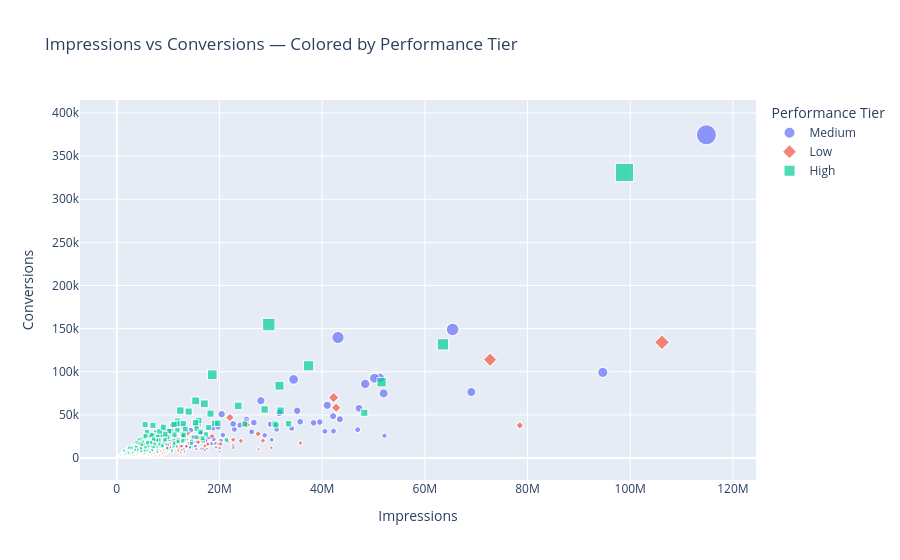
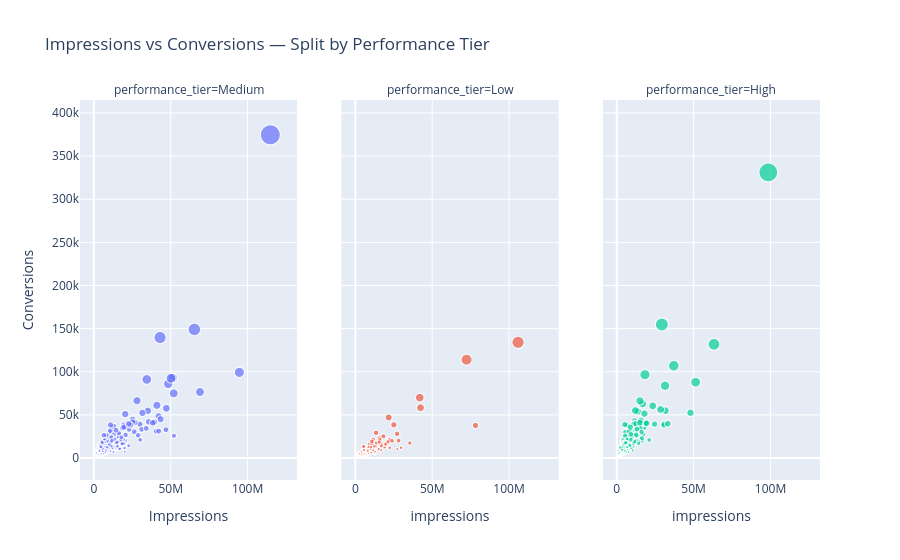
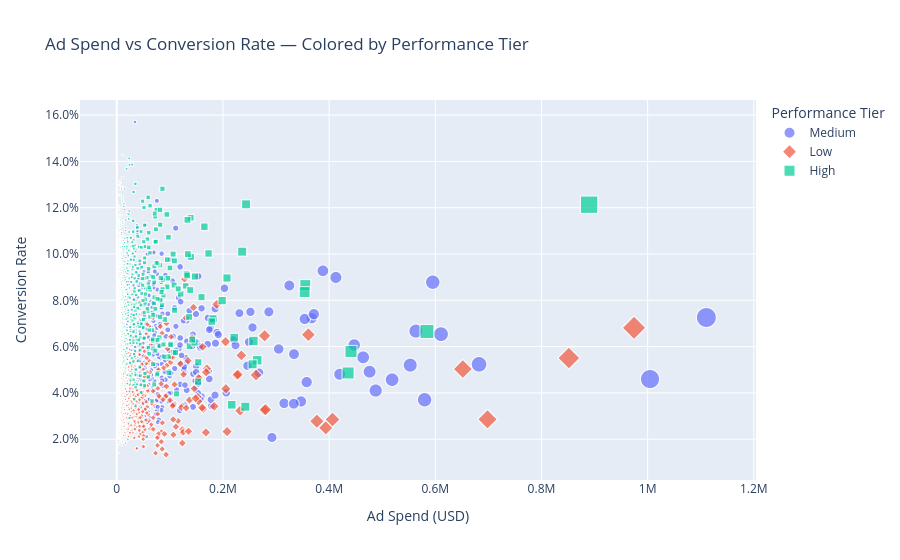

Write notebook code for charts like these, in order.
### Markdown cell above
The tiers seem to have an exponential growth between the tiers where the conversion

### Code cell
import numpy as np
import pandas as pd
import plotly.express as px



# Ensure tier order
tier_order = ['High', 'Medium', 'Low']
ad_df['performance_tier'] = pd.Categorical(ad_df['performance_tier'], categories=tier_order, ordered=True)

# ---------------------------
# 2) (Optional) Tier profiles table
# ---------------------------
tier_profiles = ad_df.groupby('performance_tier').agg({
    'ad_spend': ['mean', 'median', 'sum'],
    'ROAS': ['mean', 'median'],
    'CTR': 'mean',
    'conversion_rate': 'mean',
    'creative_score': 'mean',
    'campaign_duration_days': 'mean',
    'impressions': 'mean',
    'conversions': 'mean'
}).round(2)

# ---------------------------
# 3) Plots
# ---------------------------

# Plot 1: Impressions vs Conversions (color by tier)
fig1 = px.scatter(
    ad_df,
    x='impressions',
    y='conversions',
    color='performance_tier',
    symbol='performance_tier',
    size='conversions',  # bubble sized by conversions
    hover_data={
        'performance_tier': True,
        'ad_spend': ':.0f',
        'ROAS': ':.2f',
        'CTR': ':.2%',
        'conversion_rate': ':.2%',
        'impressions': ':,',
        'conversions': ':,'
    },
    title='Impressions vs Conversions — Colored by Performance Tier',
)
fig1.update_layout(
    xaxis_title='Impressions',
    yaxis_title='Conversions',
    legend_title='Performance Tier',
    hovermode='closest'
)

# Plot 2: Faceted small multiples by tier
fig2 = px.scatter(
    ad_df,
    x='impressions',
    y='conversions',
    color='performance_tier',
    facet_col='performance_tier',
    facet_col_spacing=0.06,
    size='conversions',
    hover_data={
        'performance_tier': True,
        'ad_spend': ':.0f',
        'ROAS': ':.2f',
        'CTR': ':.2%',
        'conversion_rate': ':.2%',
        'impressions': ':,',
        'conversions': ':,'
    },
    title='Impressions vs Conversions — Split by Performance Tier'
)
fig2.update_layout(
    xaxis_title='Impressions',
    yaxis_title='Conversions',
    legend_title='Performance Tier',
)
# Optional: hide redundant legends in facets
for a in fig2.select_traces():
    a.showlegend = False

# Plot 3: Ad Spend vs Conversion Rate (color by tier)
fig3 = px.scatter(
    ad_df,
    x='ad_spend',
    y='conversion_rate',
    color='performance_tier',
    symbol='performance_tier',
    size='ad_spend',
    hover_data={
        'performance_tier': True,
        'ad_spend': ':.0f',
        'ROAS': ':.2f',
        'CTR': ':.2%',
        'conversion_rate': ':.2%',
        'impressions': ':,',
        'conversions': ':,'
    },
    title='Ad Spend vs Conversion Rate — Colored by Performance Tier'
)
fig3.update_layout(
    xaxis_title='Ad Spend (USD)',
    yaxis_title='Conversion Rate',
    legend_title='Performance Tier',
    hovermode='closest'
)
fig3.update_yaxes(tickformat='.1%')

# Show the figures
fig1.show()
fig2.show()
fig3.show()

### Figure 1 — Plotly figure (JSON) as saved in the notebook; plotly's stock layout.template omitted (floating-point values rounded to 4 significant figures; data arrays with more than 128 entries replaced by an {"elided": "..."} marker saying what was removed)
{"data": [{"customdata": {"elided": "2500x5 mixed values"}, "hovertemplate": "performance_tier=%{customdata[0]}<br>impressions=%{x:,}<br>conversions=%{marker.size:,}<br>ad_spend=%{customdata[1]:.0f}<br>ROAS=%{customdata[2]:.2f}<br>CTR=%{customdata[3]:.2%}<br>conversion_rate=%{customdata[4]:.2%}<extra></extra>", "legendgroup": "Medium", "marker": {"color": "#636efa", "size": {"elided": "2500 int values"}, "sizemode": "area", "sizeref": 936.9, "symbol": "circle"}, "mode": "markers", "name": "Medium", "showlegend": true, "type": "scattergl", "x": {"elided": "2500 int values"}, "xaxis": "x", "y": {"elided": "2500 int values"}, "yaxis": "y"}, {"customdata": {"elided": "1250x5 mixed values"}, "hovertemplate": "performance_tier=%{customdata[0]}<br>impressions=%{x:,}<br>conversions=%{marker.size:,}<br>ad_spend=%{customdata[1]:.0f}<br>ROAS=%{customdata[2]:.2f}<br>CTR=%{customdata[3]:.2%}<br>conversion_rate=%{customdata[4]:.2%}<extra></extra>", "legendgroup": "Low", "marker": {"color": "#EF553B", "size": {"elided": "1250 int values"}, "sizemode": "area", "sizeref": 936.9, "symbol": "diamond"}, "mode": "markers", "name": "Low", "showlegend": true, "type": "scattergl", "x": {"elided": "1250 int values"}, "xaxis": "x", "y": {"elided": "1250 int values"}, "yaxis": "y"}, {"customdata": {"elided": "1250x5 mixed values"}, "hovertemplate": "performance_tier=%{customdata[0]}<br>impressions=%{x:,}<br>conversions=%{marker.size:,}<br>ad_spend=%{customdata[1]:.0f}<br>ROAS=%{customdata[2]:.2f}<br>CTR=%{customdata[3]:.2%}<br>conversion_rate=%{customdata[4]:.2%}<extra></extra>", "legendgroup": "High", "marker": {"color": "#00cc96", "size": {"elided": "1250 int values"}, "sizemode": "area", "sizeref": 936.9, "symbol": "square"}, "mode": "markers", "name": "High", "showlegend": true, "type": "scattergl", "x": {"elided": "1250 int values"}, "xaxis": "x", "y": {"elided": "1250 int values"}, "yaxis": "y"}], "layout": {"hovermode": "closest", "legend": {"itemsizing": "constant", "title": {"text": "Performance Tier"}, "tracegroupgap": 0}, "title": {"text": "Impressions vs Conversions — Colored by Performance Tier"}, "xaxis": {"anchor": "y", "domain": [0, 1], "title": {"text": "Impressions"}}, "yaxis": {"anchor": "x", "domain": [0, 1], "title": {"text": "Conversions"}}}}

### Figure 2 — Plotly figure (JSON) as saved in the notebook; plotly's stock layout.template omitted (floating-point values rounded to 4 significant figures; data arrays with more than 128 entries replaced by an {"elided": "..."} marker saying what was removed)
{"data": [{"customdata": {"elided": "2500x5 mixed values"}, "hovertemplate": "performance_tier=%{customdata[0]}<br>impressions=%{x:,}<br>conversions=%{marker.size:,}<br>ad_spend=%{customdata[1]:.0f}<br>ROAS=%{customdata[2]:.2f}<br>CTR=%{customdata[3]:.2%}<br>conversion_rate=%{customdata[4]:.2%}<extra></extra>", "legendgroup": "Medium", "marker": {"color": "#636efa", "size": {"elided": "2500 int values"}, "sizemode": "area", "sizeref": 936.9, "symbol": "circle"}, "mode": "markers", "name": "Medium", "showlegend": false, "type": "scattergl", "x": {"elided": "2500 int values"}, "xaxis": "x", "y": {"elided": "2500 int values"}, "yaxis": "y"}, {"customdata": {"elided": "1250x5 mixed values"}, "hovertemplate": "performance_tier=%{customdata[0]}<br>impressions=%{x:,}<br>conversions=%{marker.size:,}<br>ad_spend=%{customdata[1]:.0f}<br>ROAS=%{customdata[2]:.2f}<br>CTR=%{customdata[3]:.2%}<br>conversion_rate=%{customdata[4]:.2%}<extra></extra>", "legendgroup": "Low", "marker": {"color": "#EF553B", "size": {"elided": "1250 int values"}, "sizemode": "area", "sizeref": 936.9, "symbol": "circle"}, "mode": "markers", "name": "Low", "showlegend": false, "type": "scattergl", "x": {"elided": "1250 int values"}, "xaxis": "x2", "y": {"elided": "1250 int values"}, "yaxis": "y2"}, {"customdata": {"elided": "1250x5 mixed values"}, "hovertemplate": "performance_tier=%{customdata[0]}<br>impressions=%{x:,}<br>conversions=%{marker.size:,}<br>ad_spend=%{customdata[1]:.0f}<br>ROAS=%{customdata[2]:.2f}<br>CTR=%{customdata[3]:.2%}<br>conversion_rate=%{customdata[4]:.2%}<extra></extra>", "legendgroup": "High", "marker": {"color": "#00cc96", "size": {"elided": "1250 int values"}, "sizemode": "area", "sizeref": 936.9, "symbol": "circle"}, "mode": "markers", "name": "High", "showlegend": false, "type": "scattergl", "x": {"elided": "1250 int values"}, "xaxis": "x3", "y": {"elided": "1250 int values"}, "yaxis": "y3"}], "layout": {"annotations": [{"font": {}, "showarrow": false, "text": "performance_tier=Medium", "x": 0.1467, "xanchor": "center", "xref": "paper", "y": 1, "yanchor": "bottom", "yref": "paper"}, {"font": {}, "showarrow": false, "text": "performance_tier=Low", "x": 0.5, "xanchor": "center", "xref": "paper", "y": 1, "yanchor": "bottom", "yref": "paper"}, {"font": {}, "showarrow": false, "text": "performance_tier=High", "x": 0.8533, "xanchor": "center", "xref": "paper", "y": 1, "yanchor": "bottom", "yref": "paper"}], "legend": {"itemsizing": "constant", "title": {"text": "Performance Tier"}, "tracegroupgap": 0}, "title": {"text": "Impressions vs Conversions — Split by Performance Tier"}, "xaxis": {"anchor": "y", "domain": [0, 0.2933], "title": {"text": "Impressions"}}, "xaxis2": {"anchor": "y2", "domain": [0.3533, 0.6467], "matches": "x", "title": {"text": "impressions"}}, "xaxis3": {"anchor": "y3", "domain": [0.7067, 1], "matches": "x", "title": {"text": "impressions"}}, "yaxis": {"anchor": "x", "domain": [0, 1], "title": {"text": "Conversions"}}, "yaxis2": {"anchor": "x2", "domain": [0, 1], "matches": "y", "showticklabels": false}, "yaxis3": {"anchor": "x3", "domain": [0, 1], "matches": "y", "showticklabels": false}}}

### Figure 3 — Plotly figure (JSON) as saved in the notebook; plotly's stock layout.template omitted (floating-point values rounded to 4 significant figures; data arrays with more than 128 entries replaced by an {"elided": "..."} marker saying what was removed)
{"data": [{"customdata": {"elided": "2500x5 mixed values"}, "hovertemplate": "performance_tier=%{customdata[0]}<br>ad_spend=%{marker.size:.0f}<br>conversion_rate=%{y:.2%}<br>ROAS=%{customdata[1]:.2f}<br>CTR=%{customdata[2]:.2%}<br>impressions=%{customdata[3]:,}<br>conversions=%{customdata[4]:,}<extra></extra>", "legendgroup": "Medium", "marker": {"color": "#636efa", "size": {"elided": "2500 float values"}, "sizemode": "area", "sizeref": 2777.0, "symbol": "circle"}, "mode": "markers", "name": "Medium", "showlegend": true, "type": "scattergl", "x": {"elided": "2500 float values"}, "xaxis": "x", "y": {"elided": "2500 float values"}, "yaxis": "y"}, {"customdata": {"elided": "1250x5 mixed values"}, "hovertemplate": "performance_tier=%{customdata[0]}<br>ad_spend=%{marker.size:.0f}<br>conversion_rate=%{y:.2%}<br>ROAS=%{customdata[1]:.2f}<br>CTR=%{customdata[2]:.2%}<br>impressions=%{customdata[3]:,}<br>conversions=%{customdata[4]:,}<extra></extra>", "legendgroup": "Low", "marker": {"color": "#EF553B", "size": {"elided": "1250 float values"}, "sizemode": "area", "sizeref": 2777.0, "symbol": "diamond"}, "mode": "markers", "name": "Low", "showlegend": true, "type": "scattergl", "x": {"elided": "1250 float values"}, "xaxis": "x", "y": {"elided": "1250 float values"}, "yaxis": "y"}, {"customdata": {"elided": "1250x5 mixed values"}, "hovertemplate": "performance_tier=%{customdata[0]}<br>ad_spend=%{marker.size:.0f}<br>conversion_rate=%{y:.2%}<br>ROAS=%{customdata[1]:.2f}<br>CTR=%{customdata[2]:.2%}<br>impressions=%{customdata[3]:,}<br>conversions=%{customdata[4]:,}<extra></extra>", "legendgroup": "High", "marker": {"color": "#00cc96", "size": {"elided": "1250 float values"}, "sizemode": "area", "sizeref": 2777.0, "symbol": "square"}, "mode": "markers", "name": "High", "showlegend": true, "type": "scattergl", "x": {"elided": "1250 float values"}, "xaxis": "x", "y": {"elided": "1250 float values"}, "yaxis": "y"}], "layout": {"hovermode": "closest", "legend": {"itemsizing": "constant", "title": {"text": "Performance Tier"}, "tracegroupgap": 0}, "title": {"text": "Ad Spend vs Conversion Rate — Colored by Performance Tier"}, "xaxis": {"anchor": "y", "domain": [0, 1], "title": {"text": "Ad Spend (USD)"}}, "yaxis": {"anchor": "x", "domain": [0, 1], "tickformat": ".1%", "title": {"text": "Conversion Rate"}}}}
